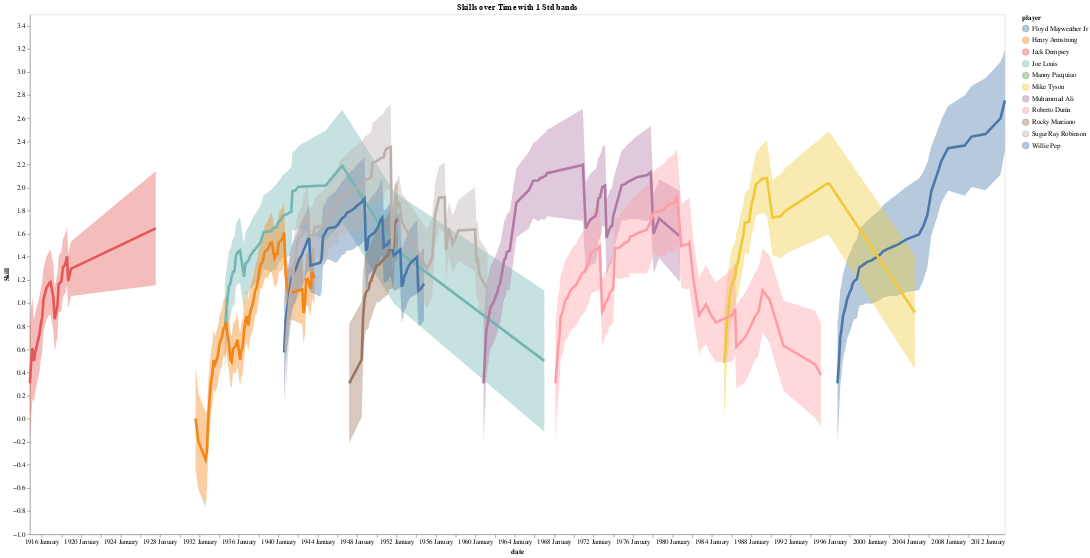

The notebook cell saved with this chart:
### Code cell
self.plot_player_skills(players = top_boxers_online[:]+['Mike Tyson'], width=1500, burnin=0)

### Figure 1 — Vega-Lite specification as saved in the notebook (floating-point values rounded to 4 significant figures; data arrays with more than 128 entries replaced by an {"elided": "..."} marker saying what was removed)
{"config": {"view": {"continuousWidth": 300, "continuousHeight": 300}, "axis": {"grid": false}}, "layer": [{"mark": {"type": "area", "opacity": 0.4}, "encoding": {"color": {"field": "player", "type": "nominal"}, "x": {"field": "date", "type": "temporal"}, "y": {"field": "lower", "type": "quantitative"}, "y2": {"field": "upper"}}}, {"mark": {"type": "line", "strokeWidth": 4}, "encoding": {"color": {"field": "player", "sort": ["Muhammad Ali", "Joe Louis", "Sugar Ray Robinson", "Rocky Marciano", "Floyd Mayweather Jr", "Manny Pacquiao", "Jack Dempsey", "Roberto Durán", "Henry Armstrong", "Willie Pep", "Mike Tyson"], "type": "nominal"}, "x": {"axis": {"format": "%Y %B"}, "field": "date", "type": "temporal"}, "y": {"field": "mu", "scale": {"zero": false}, "title": "Skill", "type": "quantitative"}}}], "data": {"name": "data-c01caec8add3271925971c16e6e65fde"}, "height": 800, "title": "Skills over Time with 1 Std bands", "width": 1500, "$schema": "https://vega.github.io/schema/vega-lite/v5.20.1.json", "datasets": {"data-c01caec8add3271925971c16e6e65fde": {"elided": "513 records"}}}
